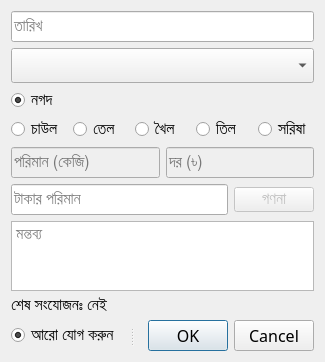
<?xml version="1.0" encoding="UTF-8"?>
<ui version="4.0">
 <class>Dialog</class>
 <widget class="QDialog" name="Dialog">
  <property name="geometry">
   <rect>
    <x>0</x>
    <y>0</y>
    <width>325</width>
    <height>337</height>
   </rect>
  </property>
  <property name="font">
   <font>
    <family>SolaimanLipi</family>
    <pointsize>12</pointsize>
   </font>
  </property>
  <property name="windowTitle">
   <string>পণ্য জমা/খরচ</string>
  </property>
  <layout class="QVBoxLayout" name="verticalLayout">
   <item>
    <widget class="QLineEdit" name="lddate">
     <property name="placeholderText">
      <string>তারিখ</string>
     </property>
    </widget>
   </item>
   <item>
    <widget class="QComboBox" name="comboBox">
     <property name="font">
      <font>
       <family>SolaimanLipi</family>
       <pointsize>14</pointsize>
      </font>
     </property>
    </widget>
   </item>
   <item>
    <layout class="QHBoxLayout" name="horizontalLayout">
     <item>
      <widget class="QRadioButton" name="rb_cash">
       <property name="text">
        <string>নগদ</string>
       </property>
       <property name="checked">
        <bool>true</bool>
       </property>
      </widget>
     </item>
    </layout>
   </item>
   <item>
    <layout class="QHBoxLayout" name="horizontalLayout_2">
     <item>
      <widget class="QRadioButton" name="rb_rice">
       <property name="text">
        <string>চাউল</string>
       </property>
      </widget>
     </item>
     <item>
      <widget class="QRadioButton" name="rb_oil">
       <property name="text">
        <string>তেল</string>
       </property>
      </widget>
     </item>
     <item>
      <widget class="QRadioButton" name="rb_oilcake">
       <property name="text">
        <string>খৈল</string>
       </property>
      </widget>
     </item>
     <item>
      <widget class="QRadioButton" name="rb_sesame">
       <property name="text">
        <string>তিল</string>
       </property>
      </widget>
     </item>
     <item>
      <widget class="QRadioButton" name="rb_mustard">
       <property name="text">
        <string>সরিষা</string>
       </property>
      </widget>
     </item>
    </layout>
   </item>
   <item>
    <layout class="QHBoxLayout" name="horizontalLayout_3">
     <item>
      <widget class="QLineEdit" name="ld_quantity">
       <property name="enabled">
        <bool>false</bool>
       </property>
       <property name="placeholderText">
        <string>পরিমান (কেজি)</string>
       </property>
      </widget>
     </item>
     <item>
      <widget class="QLineEdit" name="ld_rate">
       <property name="enabled">
        <bool>false</bool>
       </property>
       <property name="placeholderText">
        <string>দর (৳)</string>
       </property>
      </widget>
     </item>
    </layout>
   </item>
   <item>
    <layout class="QHBoxLayout" name="horizontalLayout_4">
     <item>
      <widget class="QLineEdit" name="ldamount">
       <property name="placeholderText">
        <string>টাকার পরিমান</string>
       </property>
      </widget>
     </item>
     <item>
      <widget class="QPushButton" name="pb_calculate">
       <property name="enabled">
        <bool>false</bool>
       </property>
       <property name="text">
        <string>গণনা</string>
       </property>
      </widget>
     </item>
    </layout>
   </item>
   <item>
    <widget class="QTextEdit" name="tddesc">
     <property name="placeholderText">
      <string>মন্তব্য</string>
     </property>
    </widget>
   </item>
   <item>
    <widget class="QLabel" name="label_msg">
     <property name="text">
      <string>শেষ সংযোজনঃ নেই</string>
     </property>
    </widget>
   </item>
   <item>
    <widget class="QSplitter" name="splitter_4">
     <property name="orientation">
      <enum>Qt::Horizontal</enum>
     </property>
     <widget class="QRadioButton" name="rb_add_more">
      <property name="text">
       <string>আরো যোগ করুন</string>
      </property>
      <property name="checked">
       <bool>true</bool>
      </property>
     </widget>
     <widget class="QDialogButtonBox" name="buttonBox">
      <property name="orientation">
       <enum>Qt::Horizontal</enum>
      </property>
      <property name="standardButtons">
       <set>QDialogButtonBox::Cancel|QDialogButtonBox::Ok</set>
      </property>
     </widget>
    </widget>
   </item>
  </layout>
 </widget>
 <resources/>
 <connections>
  <connection>
   <sender>buttonBox</sender>
   <signal>accepted()</signal>
   <receiver>Dialog</receiver>
   <slot>accept()</slot>
   <hints>
    <hint type="sourcelabel">
     <x>248</x>
     <y>254</y>
    </hint>
    <hint type="destinationlabel">
     <x>157</x>
     <y>274</y>
    </hint>
   </hints>
  </connection>
  <connection>
   <sender>buttonBox</sender>
   <signal>rejected()</signal>
   <receiver>Dialog</receiver>
   <slot>reject()</slot>
   <hints>
    <hint type="sourcelabel">
     <x>316</x>
     <y>260</y>
    </hint>
    <hint type="destinationlabel">
     <x>286</x>
     <y>274</y>
    </hint>
   </hints>
  </connection>
 </connections>
</ui>
